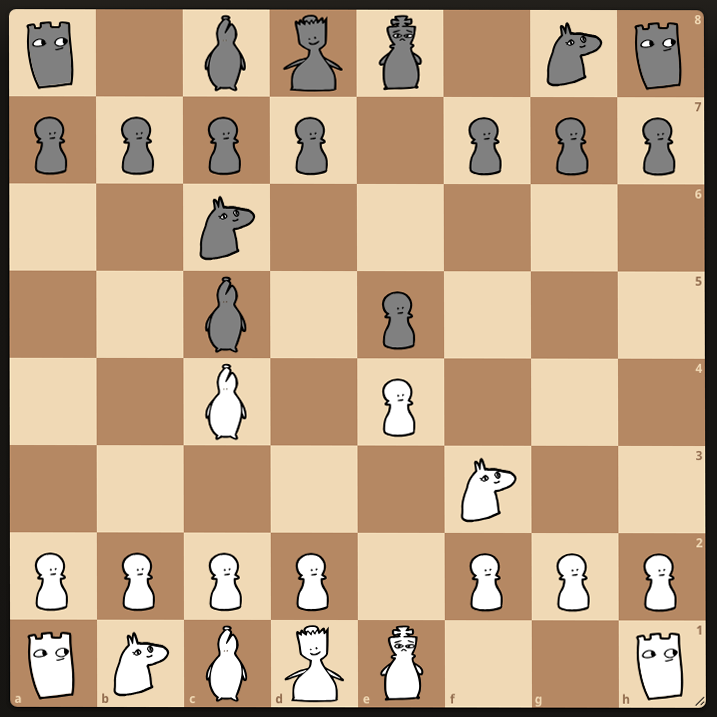
#> input picture assets/selftest-board.png, 717 x 717 px
$ python -i notacao_forsyth.py   (imports and definitions only)
#> lines starting #> are read from the running program, lines starting #| are printed output that depends on the picture
"""Reconhecimento e revisão da posição das peças em notação Forsyth portuguesa."""

from __future__ import annotations

from marcadores_diagrama import casas_com_bolinhas

import hashlib
import base64
import json
import os
import sys
from dataclasses import dataclass, replace
from pathlib import Path
from typing import Sequence

import cv2
import numpy as np
from alinhamento_tabuleiro import alinhar_grade
from restricoes_reconhecimento import eleger_com_reis

from reconhecimento_ensemble import (
    ConfiguracaoModelo, ModeloONNX, PrevisaoModelo, carregar_catalogo,
    combinar_probabilidades, preparar_casas_pillow, temperar_probabilidades,
    validar_probabilidades as _validar_probabilidades,
)


ALFABETO_MODELO = "1KQRBNPkqrbnp"
PECAS_PADRAO = "KQRBNPkqrbnp"
PECAS_PORTUGUES = "RDTBCPrdtbcp"
IDIOMAS_NOTACAO = ("pt", "en")
MAPA_PORTUGUES = str.maketrans("KQRBNPkqrbnp", "RDTBCPrdtbcp")
LIMIAR_CONFIANCA = 0.70
LIMIAR_REFERENCIA = 0.85
MARGEM_REFERENCIA = 0.30
LIMIAR_AMBIGUIDADE = 0.70
MARGEM_AMBIGUIDADE = 0.20
VANTAGEM_MINIMA_REVISAO = 0.10
PARES_CONFUSAO = {
    frozenset(("P", "N")),
    frozenset(("p", "n")),
    frozenset(("p", "b")),
    frozenset(("B", "Q")),
}
CASA_CLARA = 0
CASA_ESCURA = 1
SHA256_MODELO = "883F6A8E639E6D6B6399B3FDA0508AD772E3C6F9CEFA2E678A13F27B9FA6248D"
NOME_MODELO = "chess-tiles-v2.onnx"


def caminho_recurso(*partes: str) -> Path:
    base = Path(getattr(sys, "_MEIPASS", Path(__file__).resolve().parent))
    return base.joinpath(*partes)


def caminho_modelo_padrao() -> Path:
    return caminho_recurso("models", NOME_MODELO)


# [40 lines left out: functions _expandir_linha, expandir_posicao, compactar_tabuleiro, not called in this run]


def pecas_do_idioma(idioma: str) -> str:
    if idioma == "pt":
        return PECAS_PORTUGUES
    if idioma == "en":
        return PECAS_PADRAO
    raise ValueError(f"Idioma de notação inválido: {idioma}")


def normalizar_posicao(posicao: str, idioma: str = "pt") -> str:
    return compactar_tabuleiro(expandir_posicao(posicao, pecas_do_idioma(idioma)))


# [88 lines left out: functions separar_posicao_lado, formatar_posicao_lado, substituir_casa, validar_posicao, aviso_plausibilidade, not called in this run]


def girar_posicao(posicao: str, idioma: str = "pt") -> str:
    tabuleiro = expandir_posicao(posicao, pecas_do_idioma(idioma))
    return compactar_tabuleiro([list(reversed(linha)) for linha in reversed(tabuleiro)])


# [59 lines left out: functions converter_padrao_para_portugues, converter_padrao_para_idioma, converter_idioma_para_padrao, _compactar_classes, paridade_casa_modelo, _decodificar_probabilidades, not called in this run]


def decodificar_probabilidades(probabilidades: np.ndarray) -> tuple[str, list[float], float, float]:
    posicao, confiancas, minima, media, _indices = _decodificar_probabilidades(probabilidades)
    return posicao, confiancas, minima, media


# [60 lines left out: functions _media_linhas_peoes, resolver_orientacao, _preparar_casas, not called in this run]


@dataclass(frozen=True)
class DadosCasa:
    indice: int
    coordenada: str
    paridade: int
    imagem: np.ndarray
    probabilidades: np.ndarray
    classe_original: str
    top3: tuple[str, str, str]
    confianca: float
    margem: float
    previsoes_modelos: tuple[PrevisaoModelo, ...] = ()
    concordancia: float = 1.0
    divergencia_modelos: bool = False
    marcador_vazio: bool = False


@dataclass(frozen=True)
class AlteracaoAutomatica:
    indice: int
    coordenada: str
    original: str
    nova: str
    confianca_modelo: float
    similaridade: float
    vantagem: float


@dataclass(frozen=True)
class DuvidaAutomatica:
    indice: int
    coordenada: str
    original: str
    alternativa: str
    similaridade: float


@dataclass(frozen=True)
class ResultadoReconhecimento:
    posicao: str
    confianca_minima: float
    confianca_media: float
    confiavel: bool
    girado: bool
    orientacao_ambigua: bool
    aviso: str = ""
    posicao_original_padrao: str = ""
    casas: tuple[DadosCasa, ...] = ()
    alteracoes_automaticas: tuple[AlteracaoAutomatica, ...] = ()
    duvidas_automaticas: tuple[DuvidaAutomatica, ...] = ()
    possivel_falso_positivo: bool = False
    ajustes_reis: tuple[str, ...] = ()
    limites_grade: tuple[int, int, int, int] = ()


class ReconhecedorForsyth:
    def __init__(
        self,
        caminho_modelo: os.PathLike[str] | str | None = None,
        idioma: str = "pt",
        usar_ensemble: bool = True,
        caminho_catalogo: os.PathLike[str] | str | None = None,
    ) -> None:
        pecas_do_idioma(idioma)
        self.idioma = idioma
        self.caminho_modelo = Path(caminho_modelo or caminho_modelo_padrao())
        if not self.caminho_modelo.is_file():
            raise FileNotFoundError(f"Modelo de reconhecimento não encontrado: {self.caminho_modelo}")
        digest = hashlib.sha256(self.caminho_modelo.read_bytes()).hexdigest().upper()
        if digest != SHA256_MODELO:
            raise RuntimeError("O modelo de reconhecimento falhou na validação SHA-256.")
        try:
            import onnxruntime as ort
        except ImportError as erro:
            raise RuntimeError("O componente onnxruntime não está disponível.") from erro
        opcoes = ort.SessionOptions()
        opcoes.intra_op_num_threads = 2
        opcoes.inter_op_num_threads = 1
        self._sessao = ort.InferenceSession(str(self.caminho_modelo), sess_options=opcoes, providers=["CPUExecutionProvider"])
        self._entrada = self._sessao.get_inputs()[0].name
        self._saida = self._sessao.get_outputs()[0].name
        self._configuracoes = (ConfiguracaoModelo("fenshot", NOME_MODELO, SHA256_MODELO, 1.0),)
        self._modelos_adicionais: tuple[ModeloONNX, ...] = ()
        if usar_ensemble and caminho_modelo is None:
            catalogo = Path(caminho_catalogo) if caminho_catalogo else caminho_recurso("models", "ensemble.json")
            configuracoes = carregar_catalogo(catalogo)
            principal = configuracoes[0]
            if (principal.nome != "fenshot" or principal.arquivo != NOME_MODELO
                    or principal.sha256.upper() != SHA256_MODELO
                    or principal.preprocessamento != "cv2_gray" or principal.classes != ALFABETO_MODELO):
                raise ValueError("O primeiro modelo do catálogo precisa ser o fenshot incluído no aplicativo.")
            self._modelos_adicionais = tuple(ModeloONNX(c, catalogo.parent) for c in configuracoes[1:])
            self._configuracoes = configuracoes

    # [152 lines left out: functions _prever_ensemble, reconhecer, not called in this run]


@dataclass(frozen=True)
class ReferenciaCasa:
    classe: str
    paridade: int
    imagem: np.ndarray
    origem_diagrama: int
    manual: bool = False


def _classes_modelo_da_posicao(posicao_padrao: str) -> list[str]:
    tabuleiro = expandir_posicao(posicao_padrao, PECAS_PADRAO)
    return [casa or "1" for linha in reversed(tabuleiro) for casa in linha]


# [26 lines left out: functions _penalidade_plausibilidade, _descritor_casa, not called in this run]


def _similaridade(descritor_a: np.ndarray, descritor_b: np.ndarray) -> float:
    return float(np.clip(np.dot(descritor_a, descritor_b), -1.0, 1.0))


class RevisorAutomaticoLivro:
    """Reavalia casas ambíguas usando somente referências do mesmo livro."""

    # [179 lines left out: functions __init__, _criar_fundos, _criar_referencias_automaticas, _persistir_referencias, registrar_edicao, definir_exclusao and 1 more, not called in this run]

    def substituir_resultado(self, indice: int, resultado: ResultadoReconhecimento) -> None:
        self.resultados_originais[indice] = resultado
        self._referencias_sujas = True

    # [184 lines left out: functions _referencias_por_chave, _limiar_adaptativo, revisar, not called in this run]


@dataclass
class ItemRevisao:
    posicao: str = ""
    confirmada: bool = False
    girado: bool = False
    confianca_minima: float = 0.0
    confiavel: bool = False
    aviso: str = ""
    nao_e_tabuleiro: bool = False
    posicao_original: str = ""
    alteracoes_automaticas: tuple[AlteracaoAutomatica, ...] = ()
    duvidas_automaticas: tuple[DuvidaAutomatica, ...] = ()
    editada_manualmente: bool = False
    casas: tuple[DadosCasa, ...] = ()
    lado_a_jogar: str = "w"
    ajustes_reis: tuple[str, ...] = ()
    revisao_necessaria: bool = False

    # [23 lines left out: functions de_reconhecimento, _impressao_digital_pdf, not called in this run]


def caminho_rascunho(caminho_pdf: os.PathLike[str] | str, pasta: Path) -> Path:
    return pasta / "drafts" / f"{_impressao_digital_pdf(caminho_pdf)}.json"


def caminho_referencias_manuais(caminho_pdf: os.PathLike[str] | str, pasta: Path) -> Path:
    return pasta / "learning" / f"{_impressao_digital_pdf(caminho_pdf)}.json"


# [195 lines left out: functions salvar_referencias_manuais, carregar_referencias_manuais, salvar_rascunho, carregar_rascunho, aplicar_rascunho, remover_rascunho, not called in this run]

>>> import cv2
>>> picture = cv2.imread('assets/selftest-board.png', cv2.IMREAD_GRAYSCALE)
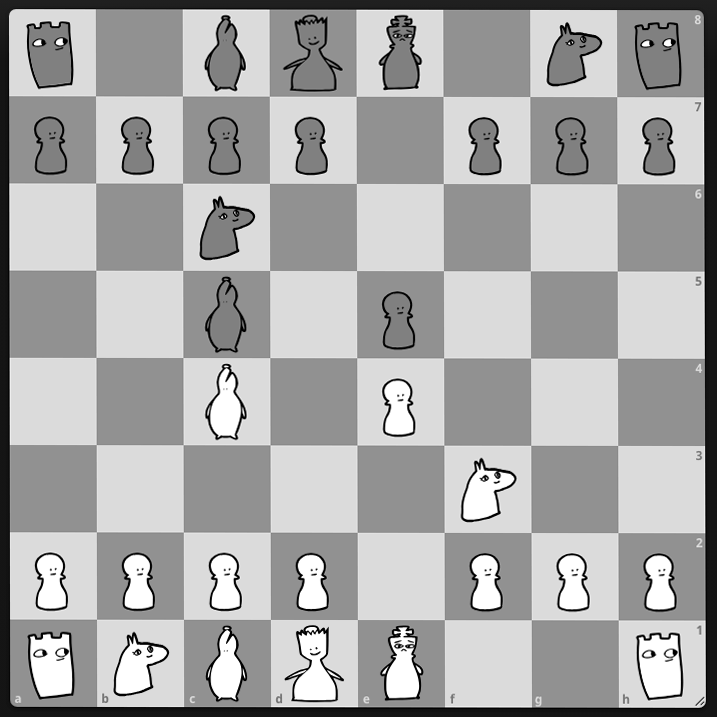
#> picture: shape (717, 717); min 0, max 255, mean 168.2
>>> result = ReconhecedorForsyth().reconhecer(picture)
#> (the run stopped early here; a loop or call above may not have finished)
